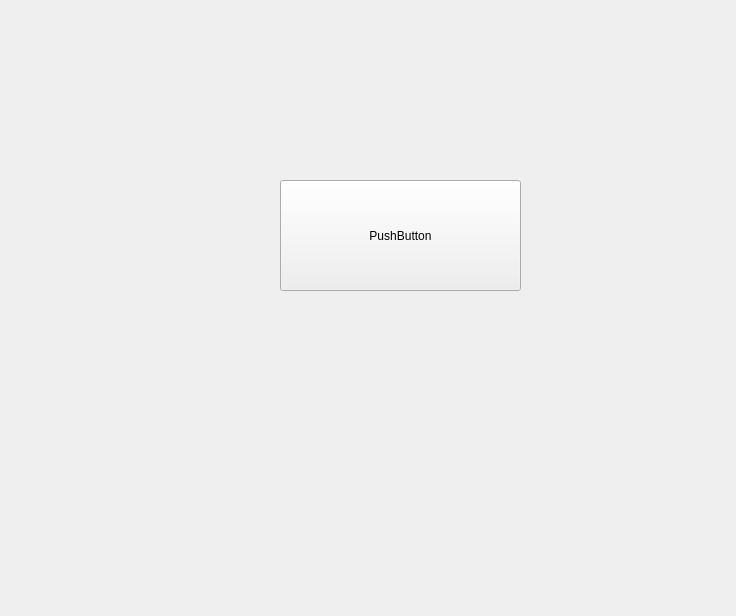
<?xml version="1.0" encoding="UTF-8"?>
<ui version="4.0">
 <class>Form</class>
 <widget class="QWidget" name="Form">
  <property name="geometry">
   <rect>
    <x>0</x>
    <y>0</y>
    <width>736</width>
    <height>616</height>
   </rect>
  </property>
  <property name="windowTitle">
   <string>Form</string>
  </property>
  <widget class="QPushButton" name="pushButton">
   <property name="geometry">
    <rect>
     <x>280</x>
     <y>180</y>
     <width>241</width>
     <height>111</height>
    </rect>
   </property>
   <property name="text">
    <string>PushButton</string>
   </property>
  </widget>
 </widget>
 <resources/>
 <connections/>
</ui>
